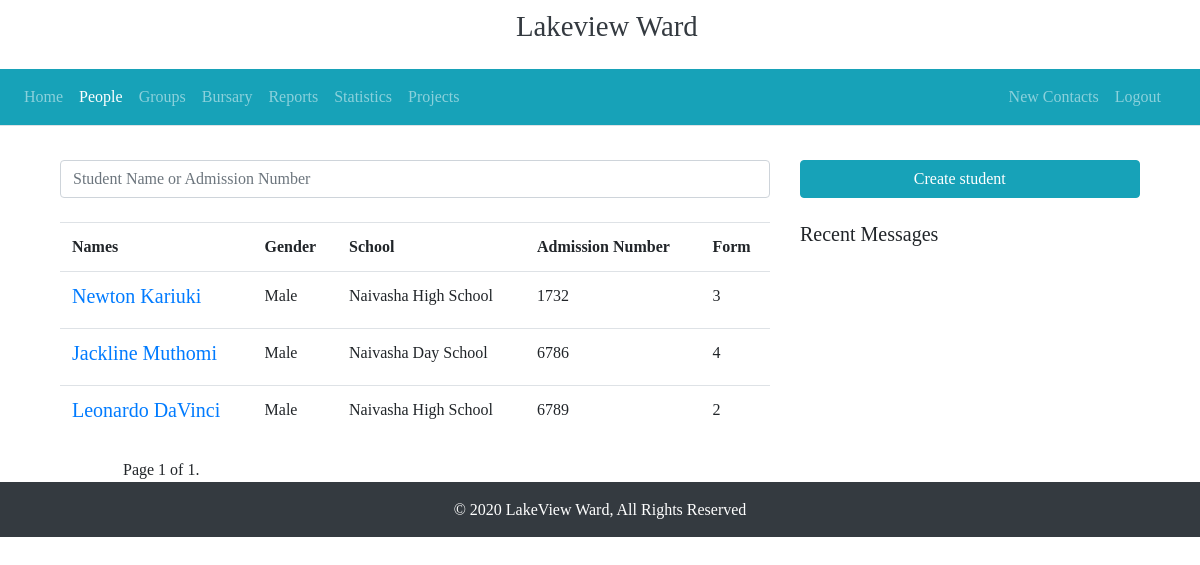
/student/ (signed in), run on the app's committed database.
### citizens/models.py (models this page shows, shortened)
class Student(models.Model):
    person = models.OneToOneField("Person", on_delete=models.CASCADE)
    admission_number = models.IntegerField()
    school = models.CharField(max_length=150)
    form = models.CharField(max_length=50)
    is_sponsored = models.BooleanField("Sponsored Students", default=False)
    class Meta:
        verbose_name = "Student"
        verbose_name_plural = "Students"

class Person(models.Model):
    GENDER = (
        ('M', 'Male'),
        ('F', 'Female')
    )
    person_id = models.UUIDField(primary_key=True, default=uuid.uuid4, editable=False)
    surname = models.CharField(max_length=50, default="")
    first_name = models.CharField(max_length=50)
    last_name = models.CharField(max_length=50)
    gender = models.CharField(choices=GENDER, max_length=10)
    dob = models.DateField("Date of Birth", auto_now=False, auto_now_add=False)
    class Meta:
        verbose_name = "Person"
        verbose_name_plural = "Persons"
    def get_person(self):
        return self.first_name+' '+self.last_name

### citizens/views.py (the view, shortened to what this page needs)
# urls.py: path('student/', StudentListView.as_view(), name="list-student"),
class StudentListView(LoginRequiredMixin,ListView):
    model = Student
    template_name = 'students/studentlist.html'
    context_object_name = 'students'
    paginate_by = 25
    ordering = "admission_number"
    def get_queryset(self, **kwargs):
        query = self.request.GET.get('q')
        return super().get_queryset()

### citizens/templates/students/studentlist.html (shortened to what this page needs)
{% extends 'base.html' %}
{% load static %}
{% block content %}
<div class="container">
    <div class="container mb-3 mt-3">
        <div class="row ">
            <form class="form-horizontal col-md-8" method="get">
                <input class="form-control" type="text" name="q" id="" placeholder="Student Name or Admission Number">
            </form>
            <div class="col-md-4 col-sm-12">
                <a href="{% url 'create-student' %}" class="btn btn-info mb-2 w-100"> Create student<i
                        class="fa fa-plus ml-2"></i></a>
            </div>
        </div>
    </div>
    <div class="container">
        <div class="row">
            <div class="col-md-8">
                <table class="table">
                    <tr>
                        <th>Names</th>
                        <th>Gender</th>
                        <th>School</th>
                        <th>Admission Number</th>
                        <th>Form</th>
                    </tr>
                    {% for student in students %}
                    <tr>
                        <td class="item">
                            <h5><a href="{% url 'student-detail' student.pk %}">{{ student.person.get_person }}</a>
                            </h5>
                        </td>
                        <td>{{ student.person.get_gender_display }}</td>
                        <td>{{ student.school }}</td>
                        <td>{{ student.admission_number }}</td>
                        <td>{{ student.form }}</td>
                    </tr>
                    {% endfor %}
                </table>
                <div class="container ml-5">
                    {% include 'paginate.html' %}
                </div>
            </div>
            <div class="col-md-4">
                <div class="list-group">
                    <h5> Recent Messages</h5>
                </div>
            </div>
        </div>
    </div>
</div>
{% endblock %}

### citizens/static/master.css (style rules this page uses)
html, body { margin:0%; padding:0%; font-style: normal; font-family:'Times New Roman', Times, serif; font-size: medium; }

### data on the page
Student: person.get_person "Newton Kariuki", person.gender "Male", school "Naivasha High School", admission_number "1732", form "3"
Student: person.get_person "Jackline Muthomi", person.gender "Male", school "Naivasha Day School", admission_number "6786", form "4"
Student: person.get_person "Leonardo DaVinci", person.gender "Male", school "Naivasha High School", admission_number "6789", form "2"

### other printed values
{{ page_obj.number }} "1"
{{ paginator.num_pages }} "1"
